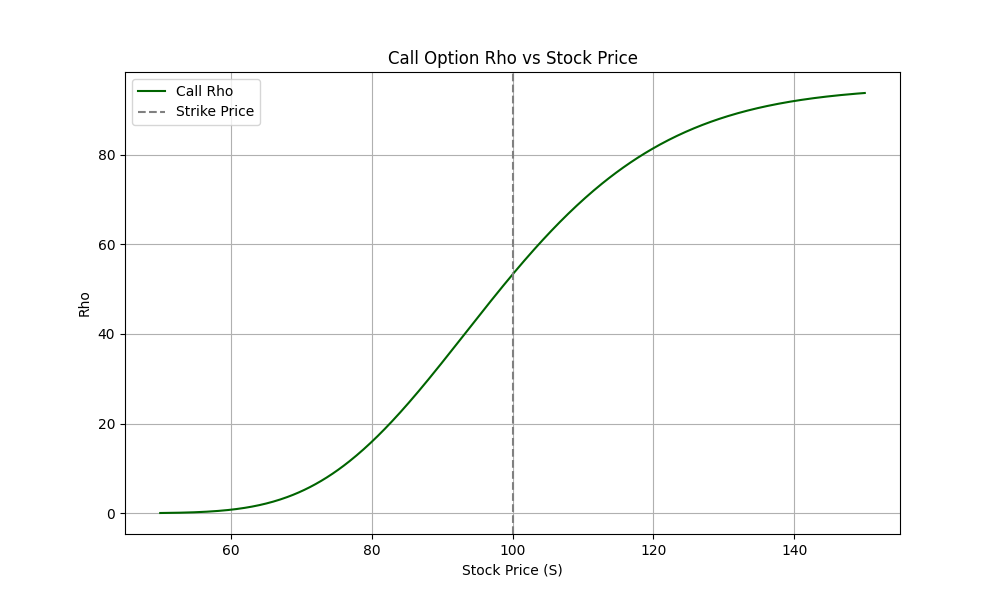

This figure's Python source:
import numpy as np
import matplotlib.pyplot as plt
from scipy.stats import norm

def rho_call(S, K, T, r, sigma):
    d1 = (np.log(S / K) + (r + 0.5 * sigma**2)*T) / (sigma * np.sqrt(T))
    d2 = d1 - sigma * np.sqrt(T)
    return K * T * np.exp(-r * T) * norm.cdf(d2)

# Parameters
K = 100
T = 1
r = 0.05
sigma = 0.2
S_range = np.linspace(50, 150, 500)
rho_values = rho_call(S_range, K, T, r, sigma)

plt.figure(figsize=(10, 6))
plt.plot(S_range, rho_values, label='Call Rho', color='darkgreen')
plt.axvline(K, linestyle='--', color='gray', label='Strike Price')
plt.xlabel("Stock Price (S)")
plt.ylabel("Rho")
plt.title("Call Option Rho vs Stock Price")
plt.grid(True)
plt.legend()
plt.show()
